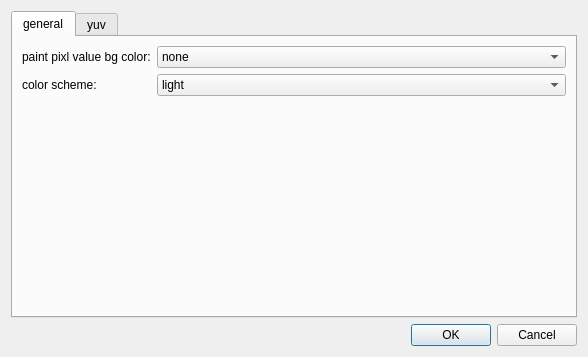
<?xml version="1.0" encoding="UTF-8"?>
<ui version="4.0">
 <class>IIVOptionDialog</class>
 <widget class="QDialog" name="IIVOptionDialog">
  <property name="geometry">
   <rect>
    <x>0</x>
    <y>0</y>
    <width>588</width>
    <height>357</height>
   </rect>
  </property>
  <property name="windowTitle">
   <string>Option</string>
  </property>
  <property name="locale">
   <locale language="English" country="UnitedStates"/>
  </property>
  <layout class="QHBoxLayout" name="horizontalLayout">
   <item>
    <layout class="QVBoxLayout" name="IIPOptDlgLayout">
     <item>
      <widget class="QTabWidget" name="tabWidget">
       <property name="layoutDirection">
        <enum>Qt::LeftToRight</enum>
       </property>
       <property name="locale">
        <locale language="English" country="UnitedStates"/>
       </property>
       <property name="currentIndex">
        <number>0</number>
       </property>
       <widget class="QWidget" name="generalTabPage">
        <attribute name="title">
         <string>general</string>
        </attribute>
        <layout class="QFormLayout" name="formLayout_2">
         <item row="0" column="0">
          <widget class="QLabel" name="paint_pix_value_bg_color_label">
           <property name="text">
            <string>paint pixl value bg color:</string>
           </property>
          </widget>
         </item>
         <item row="0" column="1">
          <widget class="QComboBox" name="paint_pix_val_bg_color_comboBox">
           <item>
            <property name="text">
             <string>none</string>
            </property>
           </item>
           <item>
            <property name="text">
             <string>white</string>
            </property>
           </item>
           <item>
            <property name="text">
             <string>gray</string>
            </property>
           </item>
           <item>
            <property name="text">
             <string>black</string>
            </property>
           </item>
           <item>
            <property name="text">
             <string>red</string>
            </property>
           </item>
           <item>
            <property name="text">
             <string>yellow</string>
            </property>
           </item>
           <item>
            <property name="text">
             <string>green</string>
            </property>
           </item>
           <item>
            <property name="text">
             <string>cyan</string>
            </property>
           </item>
           <item>
            <property name="text">
             <string>blue</string>
            </property>
           </item>
           <item>
            <property name="text">
             <string>magenta</string>
            </property>
           </item>
           <item>
            <property name="text">
             <string>custom...</string>
            </property>
           </item>
          </widget>
         </item>
         <item row="1" column="0">
          <widget class="QLabel" name="color_scheme_label">
           <property name="text">
            <string>color scheme:</string>
           </property>
          </widget>
         </item>
         <item row="1" column="1">
          <widget class="QComboBox" name="color_scheme_comboBox">
           <item>
            <property name="text">
             <string>light</string>
            </property>
           </item>
           <item>
            <property name="text">
             <string>dark</string>
            </property>
           </item>
          </widget>
         </item>
        </layout>
       </widget>
       <widget class="QWidget" name="yuvTabPage">
        <attribute name="title">
         <string>yuv</string>
        </attribute>
        <layout class="QFormLayout" name="formLayout">
         <item row="0" column="0">
          <widget class="QLabel" name="uv_pix_value_mode_label">
           <property name="text">
            <string>display UV pixel value mode:</string>
           </property>
          </widget>
         </item>
         <item row="0" column="1">
          <widget class="QComboBox" name="uv_pix_value_mode_comboBox">
           <item>
            <property name="text">
             <string>substract half max value, 0 present gray</string>
            </property>
           </item>
           <item>
            <property name="text">
             <string>keep the value, half max value present gray</string>
            </property>
           </item>
          </widget>
         </item>
        </layout>
       </widget>
      </widget>
     </item>
     <item>
      <widget class="QDialogButtonBox" name="buttonBox">
       <property name="locale">
        <locale language="English" country="UnitedStates"/>
       </property>
       <property name="orientation">
        <enum>Qt::Horizontal</enum>
       </property>
       <property name="standardButtons">
        <set>QDialogButtonBox::Cancel|QDialogButtonBox::Ok</set>
       </property>
       <property name="centerButtons">
        <bool>false</bool>
       </property>
      </widget>
     </item>
    </layout>
   </item>
  </layout>
 </widget>
 <resources/>
 <connections>
  <connection>
   <sender>buttonBox</sender>
   <signal>rejected()</signal>
   <receiver>IIVOptionDialog</receiver>
   <slot>reject()</slot>
   <hints>
    <hint type="sourcelabel">
     <x>316</x>
     <y>260</y>
    </hint>
    <hint type="destinationlabel">
     <x>286</x>
     <y>274</y>
    </hint>
   </hints>
  </connection>
  <connection>
   <sender>buttonBox</sender>
   <signal>accepted()</signal>
   <receiver>IIVOptionDialog</receiver>
   <slot>accept()</slot>
   <hints>
    <hint type="sourcelabel">
     <x>248</x>
     <y>254</y>
    </hint>
    <hint type="destinationlabel">
     <x>157</x>
     <y>274</y>
    </hint>
   </hints>
  </connection>
 </connections>
</ui>
